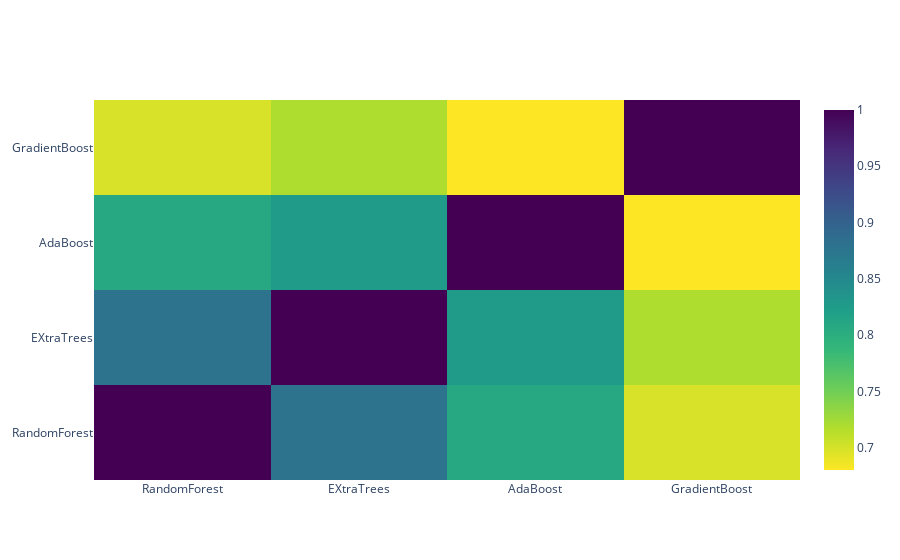

Write notebook code for a chart like this one.
### Code cell
data = [
    go.Heatmap(
        z= base_predictions_train.astype(float).corr().values ,
        x=base_predictions_train.columns.values,
        y= base_predictions_train.columns.values,
          colorscale='Viridis',
            showscale=True,
            reversescale = True
    )
]
py.iplot(data, filename='labelled-heatmap')

### Figure 1 — Plotly figure (JSON) as saved in the notebook; plotly's stock layout.template omitted (floating-point values rounded to 4 significant figures)
{"data": [{"colorscale": [[0, "#440154"], [0.1111, "#482878"], [0.2222, "#3e4989"], [0.3333, "#31688e"], [0.4444, "#26828e"], [0.5556, "#1f9e89"], [0.6667, "#35b779"], [0.7778, "#6ece58"], [0.8889, "#b5de2b"], [1, "#fde725"]], "reversescale": true, "showscale": true, "type": "heatmap", "x": ["RandomForest", "EXtraTrees", "AdaBoost", "GradientBoost"], "y": ["RandomForest", "EXtraTrees", "AdaBoost", "GradientBoost"], "z": [[1, 0.879, 0.8086, 0.6987], [0.879, 1, 0.8256, 0.7187], [0.8086, 0.8256, 1, 0.6802], [0.6987, 0.7187, 0.6802, 1]]}], "layout": {}}
